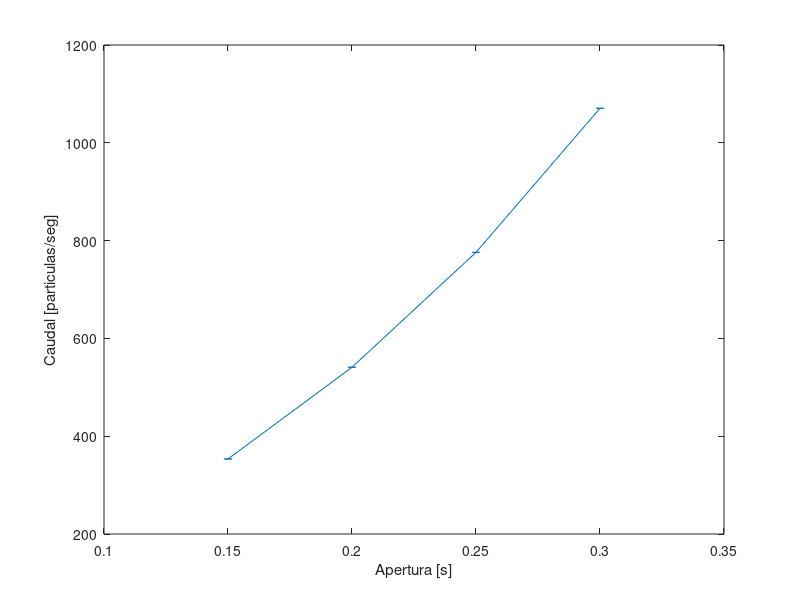

Here is the MATLAB script that generated this plot:
times15 = importdata('0,15/MediosGranulares_D_0.15_time_stabilized.txt' );
times20 = importdata('0,20/MediosGranulares_D_0.2_time_stabilized.txt' );
times25 = importdata('0,25/MediosGranulares_D_0.25_time_stabilized.txt' );
times30 = importdata('0,30/MediosGranulares_D_0.3_time_stabilized.txt' );

apert=(0.15:0.05:0.3);
error=[6.01, 7.02, 9.049,22.649];
caudal=[353.35, 540.95, 775.98,1070.6];

errorbar(apert,caudal,apert);
xlabel("Apertura [s]");
ylabel("Caudal [particulas/seg]");